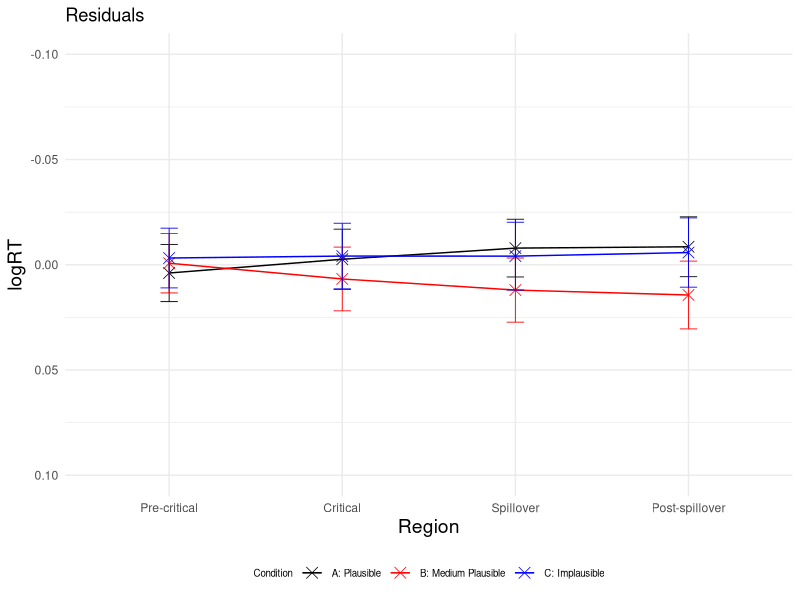
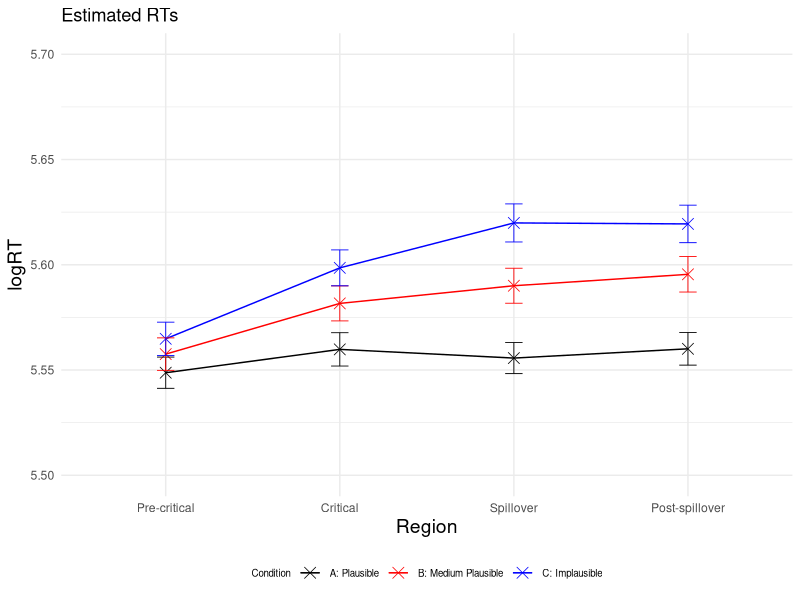
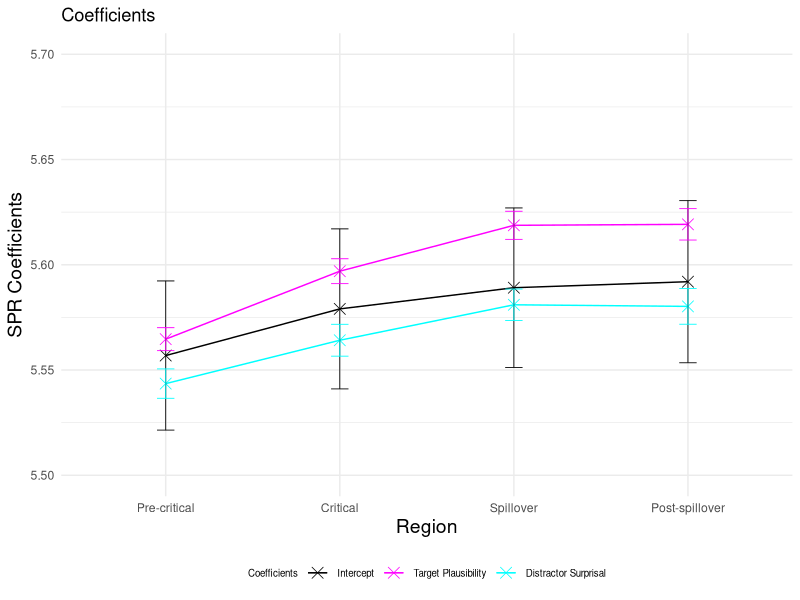
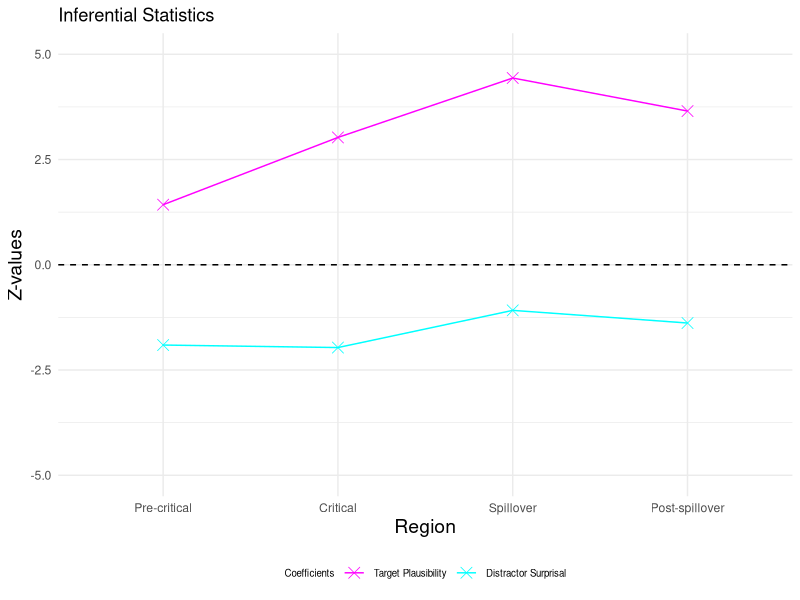
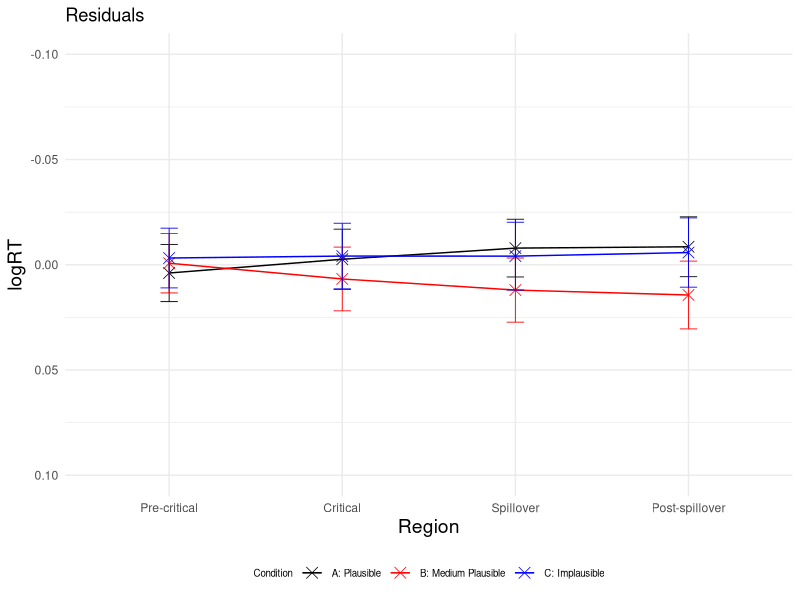
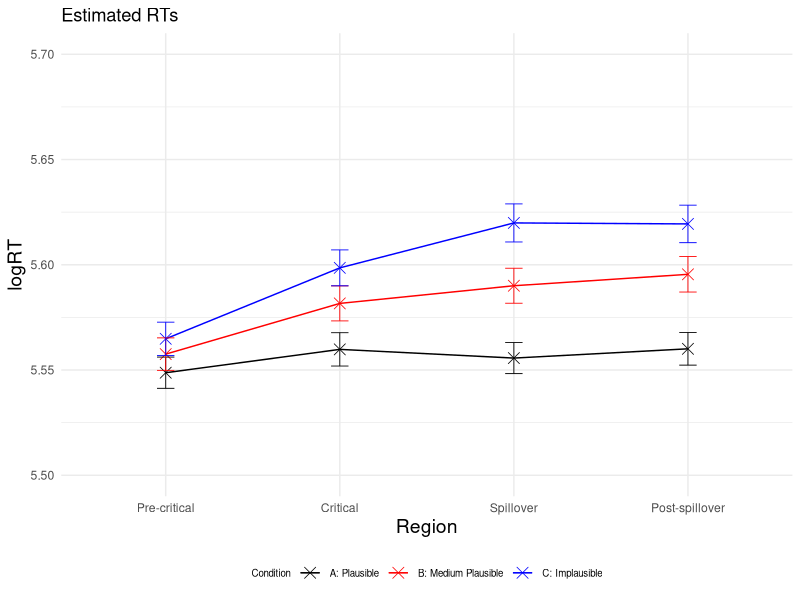
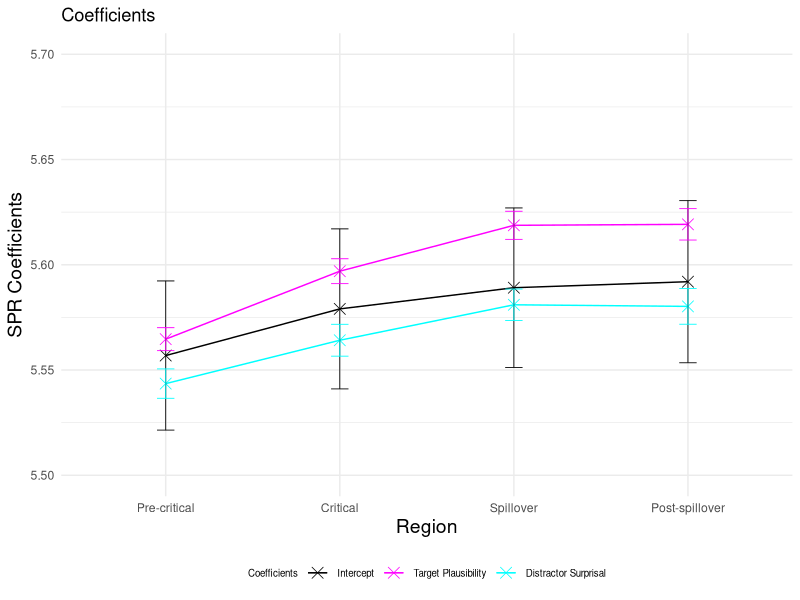
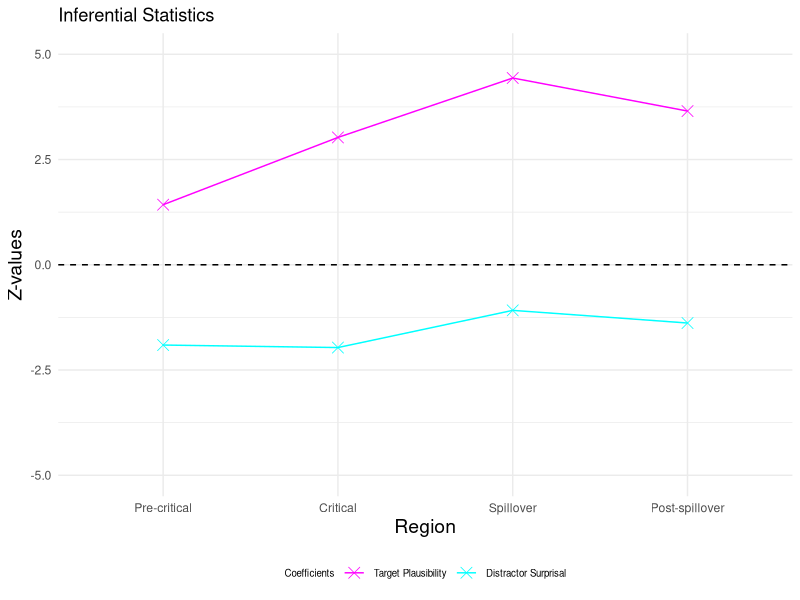

The R script that drew these images, in order:
### LMER ###
# load lme4 package
library(lme4)
library(lmerTest)
library(dplyr)
library(ggplot2)

setwd("~/Downloads/Master_Thesis/3_SPR_Study/Results_Plaus_Plaus_avg/")
GP6 <- read.csv("GP6SPR_processed.csv")

residuals <- data.frame(
  Region = character(0),
  Condition = character(0),
  Residual = numeric(0),
  SE_Residual = numeric(0)
)

logRT_estimated <- data.frame(
  Region = character(0),
  Condition = character(0),
  Estimated_logRT = numeric(0),
  SE_Estimated = numeric(0)
)

p_values <- data.frame(
  Region = character(0),
  p_value_plausibility_target = numeric(0),
  p_value_surprisal_distractor = numeric(0)
)

SPR_coefficients <- data.frame(
  Region = character(0),
  Estimate = character(0),
  Estimate_value = numeric(0),
  Estimate_error = numeric(0),
  Z_value = numeric(0)
)


regions <- c("Pre-critical", "Critical", "Spillover", "Post-spillover") 
conditions <- c("A", "B", "C") 

for (region in regions) 
{
  # Precritical region
  region_subset <- subset(GP6, Region == region)
  
  # standardise predictors (use average plausibility ratings per item and condition from plausibility norming study here)
  region_subset$scaled_Plaus_per_region <- scale(region_subset$Plaus_target_avg)
  region_subset$scaled_Surprisaldist_per_region <- scale(region_subset$Surprisal_distractor)
  # invert predictor plausibility
  region_subset$inverted_scaled_Plaus_per_region <- (region_subset$scaled_Plaus_per_region) * (-1)
  #log transform reading times
  region_subset$logRT_per_region <- log(region_subset$ReadingTime)
  
  
  # define and run the linear mixed-effects regression model for the precritical region 
  model_per_region <- lmerTest::lmer(logRT_per_region ~ inverted_scaled_Plaus_per_region + scaled_Surprisaldist_per_region + 
                                       (1 + inverted_scaled_Plaus_per_region + scaled_Surprisaldist_per_region | Subject) + 
                                       (1 + inverted_scaled_Plaus_per_region + scaled_Surprisaldist_per_region | Item), data = region_subset)
  
  # print the summary of the model
  summary_per_region <- summary(model_per_region)
  print(summary_per_region)
  
  # calculate p-values
  p_values_per_region <- summary_per_region$coefficients[, "Pr(>|t|)"]
  new_row_p_value <- data.frame(Region = region, 
                                p_value_plausibility_target = p_values_per_region[2], 
                                p_value_surprisal_distractor = p_values_per_region[3])
  p_values <- rbind(p_values, new_row_p_value)
  
  # extract intercept and coefficients added to intercept
  coefficients_per_region <- summary_per_region$coefficients
  intercept <- coefficients_per_region["(Intercept)", 1]
  plaus_target_coeff <- coefficients_per_region["(Intercept)", 1] + coefficients_per_region["inverted_scaled_Plaus_per_region", 1]
  surprisal_distractor_coeff <- coefficients_per_region["(Intercept)", 1] + coefficients_per_region["scaled_Surprisaldist_per_region", 1]
  
  # add error bars for coefficients and intercept
  new_row_coefficient <- data.frame(Region = region, 
                                    Estimate = "Intercept", 
                                    Estimate_value = intercept, 
                                    Estimate_error = coefficients_per_region["(Intercept)", 2],
                                    Z_value = 0)
  SPR_coefficients <- rbind(SPR_coefficients, new_row_coefficient)
  
  new_row_coefficient <- data.frame(Region = region,
                                    Estimate = "Plausability",
                                    Estimate_value = plaus_target_coeff,
                                    Estimate_error = coefficients_per_region["inverted_scaled_Plaus_per_region", 2],
                                    Z_value = coefficients_per_region["inverted_scaled_Plaus_per_region", 1] / coefficients_per_region["inverted_scaled_Plaus_per_region", 2])
  SPR_coefficients <- rbind(SPR_coefficients, new_row_coefficient)
  
  new_row_coefficient <- data.frame(Region = region,
                                    Estimate = "Surprisal", 
                                    Estimate_value = surprisal_distractor_coeff, 
                                    Estimate_error = coefficients_per_region["scaled_Surprisaldist_per_region", 2],
                                    Z_value = coefficients_per_region["scaled_Surprisaldist_per_region", 1] / coefficients_per_region["scaled_Surprisaldist_per_region", 2])
  SPR_coefficients <- rbind(SPR_coefficients, new_row_coefficient)
  
  for (condition in conditions)
  {
    #####predict condition A, precritical#####
    region_per_condition <- subset(region_subset, Condition == condition)
    region_per_condition$region_per_condition_Predicted <- predict(model_per_region, newdata = region_per_condition,  type = "response")
    
    # calculate residuals
    Residual_region_per_condition <- mean(region_per_condition$logRT_per_region) - mean(region_per_condition$region_per_condition_Predicted)
    Residual_region_per_condition
    # observed RT for condition A precritical
    region_per_condition_logRT_observed <- mean(region_per_condition$logRT_per_region)
    # if (condition == "C") 
    #  {
    #  print(region_per_condition_logRT_observed)
    # }
    # estimated RT for condition A precritical
    region_per_condition_logRT_estimated <- mean(region_per_condition$region_per_condition_Predicted)
    region_per_condition_logRT_estimated
    
    # calculate standard error for residuals
    SE_residuals_region_per_condition <- sqrt(sd(region_per_condition$logRT_per_region, na.rm = TRUE)^2/length(region_per_condition$logRT_per_region) + sd(region_per_condition$region_per_condition_Predicted, na.rm = TRUE)^2/length(region_per_condition$region_per_condition_Predicted))
    
    new_row_residuals <- data.frame(Region = region, Condition = condition, Residual = Residual_region_per_condition, SE_Residual = SE_residuals_region_per_condition)
    residuals <- rbind(residuals, new_row_residuals)
    
    # calculate standard error for logRT estimated
    ##
    SE_estimated_region_per_condition <- sd(region_per_condition$region_per_condition_Predicted, na.rm = TRUE) / sqrt(length(region_per_condition$region_per_condition_Predicted)) 
    
    new_row_logRT_estimated <- data.frame(Region = region, Condition = condition, Estimated_logRT = region_per_condition_logRT_estimated, SE_Estimated = SE_estimated_region_per_condition)
    logRT_estimated <- rbind(logRT_estimated, new_row_logRT_estimated)
  }
}

# plot residuals
# Create a line plot 
p <- ggplot(residuals, aes(x = factor(Region, levels = c("Pre-critical", "Critical", "Spillover", "Post-spillover")), 
                           y = Residual, color = Condition, group = Condition)) + geom_point(shape = 4, size = 3.5, stroke = 0.4) + geom_line(linewidth=0.5) + ylim (0.10, -0.10)
p <- p + theme_minimal() + geom_errorbar(aes(ymin=Residual-SE_Residual, ymax=Residual+SE_Residual), width=.1, size=0.3) 
p <- p + scale_color_manual(name="Condition", labels=c("A: Plausible", "B: Medium Plausible", "C: Implausible"), values=c("#000000", "#FF0000", "#0000FF"))
p <- p + labs(x="Region", y="logRT", title = "Residuals") 
p <- p + theme(legend.position="bottom", legend.text=element_text(size=7), legend.title=element_text(size=7), axis.title.x = element_text(size = 14), axis.title.y = element_text(size = 14)) 
p 
ggsave("Residuals_Plot.pdf", p, width=4, height=4)


# plot estimated logRTs
# Create a line plot 
p <- ggplot(logRT_estimated, aes(x = factor(Region, levels = c("Pre-critical", "Critical", "Spillover", "Post-spillover")), 
                                 y = Estimated_logRT, color = Condition, group = Condition)) + geom_point(shape = 4, size = 3.5, stroke = 0.4) + geom_line(linewidth=0.5) + ylim (5.5, 5.7)
p <- p + theme_minimal() + geom_errorbar(aes(ymin=Estimated_logRT-SE_Estimated, ymax=Estimated_logRT+SE_Estimated), width=.1, size=0.3) 
p <- p + scale_color_manual(name="Condition", labels=c("A: Plausible", "B: Medium Plausible", "C: Implausible"), values=c("#000000", "#FF0000", "#0000FF"))
p <- p + labs(x="Region", y="logRT", title = "Estimated RTs") 
p <- p + theme(legend.position="bottom", legend.text=element_text(size=7), legend.title=element_text(size=7), axis.title.x = element_text(size = 14), axis.title.y = element_text(size = 14)) 
p 
ggsave("Estimated_RTs_Plot.pdf", p, width=4, height=4)

# plot intercept and coefficients added to intercept
p <- ggplot(SPR_coefficients, aes(x = factor(Region, levels = c("Pre-critical", "Critical", "Spillover", "Post-spillover")), 
                                  y = Estimate_value, color = Estimate, group = Estimate)) + geom_point(shape = 4, size = 3.5, stroke = 0.4) + geom_line(linewidth=0.5) + ylim (5.5, 5.7)
p <- p + theme_minimal() + geom_errorbar(aes(ymin=Estimate_value-Estimate_error, ymax=Estimate_value+Estimate_error), width=.1, size=0.3) 
p <- p + scale_color_manual(name="Coefficients", labels=c("Intercept", "Target Plausibility", "Distractor Surprisal"), values=c("#000000", "#FF00FF", "#00FFFF"))
p <- p + labs(x="Region", y="SPR Coefficients", title = "Coefficients") 
p <- p + theme(legend.position="bottom", legend.text=element_text(size=7), legend.title=element_text(size=7), axis.title.x = element_text(size = 14), axis.title.y = element_text(size = 14)) 
p 
ggsave("Intercept_Coefficients_Plot.pdf", p, width=4, height=4)


# plot effect sizes (z-vaues)
Effect_sizes <- subset(SPR_coefficients, Estimate != 'Intercept')

p <- ggplot(Effect_sizes, aes(x = factor(Region, levels = c("Pre-critical", "Critical", "Spillover", "Post-spillover")), 
                              y = Z_value, color = Estimate, group = Estimate)) + geom_point(shape = 4, size = 3.5, stroke = 0.4) + geom_line(linewidth=0.5) + ylim (-5, 5)
p <- p + geom_hline(yintercept=0, linetype=2)
p <- p + theme_minimal()
p <- p + scale_color_manual(name="Coefficients", labels=c( "Target Plausibility", "Distractor Surprisal"), values=c("#FF00FF", "#00FFFF"))
p <- p + labs(x="Region", y="Z-values", title = "Inferential Statistics") 
p <- p + theme(legend.position="bottom", legend.text=element_text(size=7), legend.title=element_text(size=7), axis.title.x = element_text(size = 14), axis.title.y = element_text(size = 14)) 
p 
ggsave("Z_values_Plot.pdf", p, width=4, height=4)
